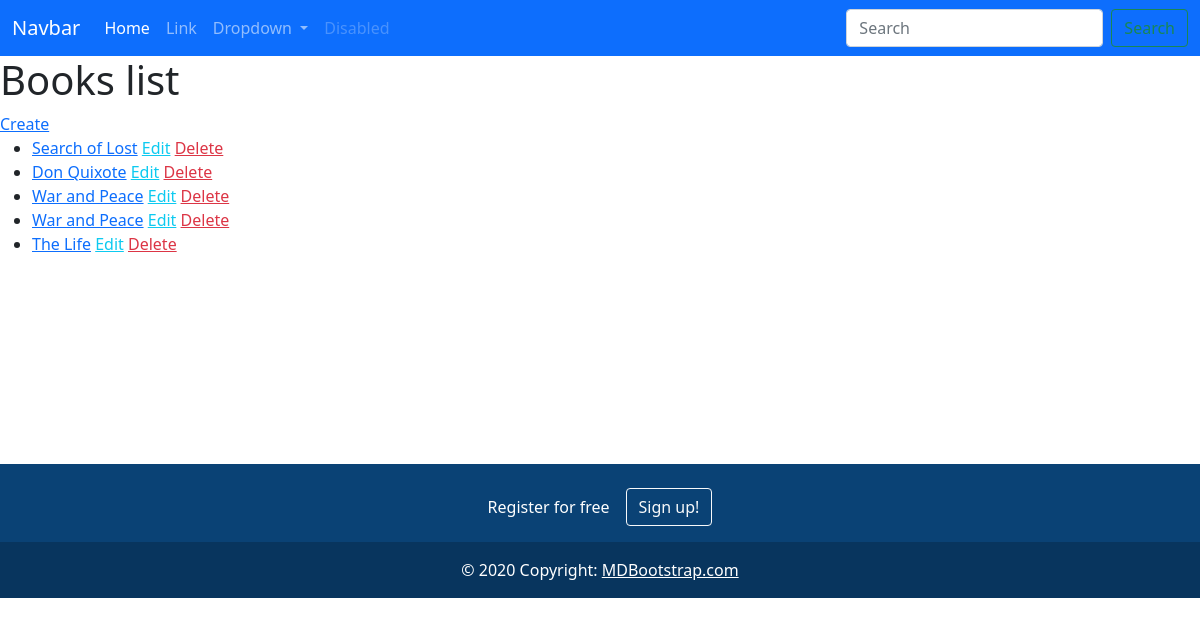
/books/, run on an earlier commit of the app's database.
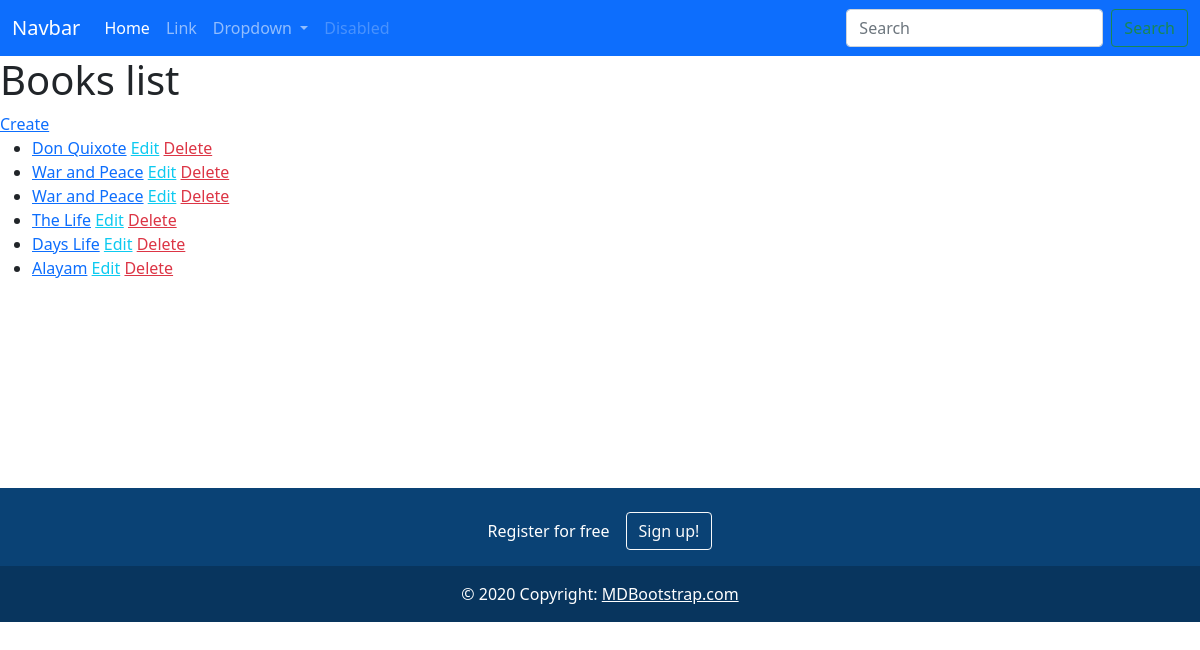
And on a later commit of the database.
### books_list/models.py (models this page shows, shortened)
class Book(models.Model):
    name = models.CharField(max_length=200)
    publish_date =models.DateField()
    add_to_site_at = models.DateTimeField(auto_now_add=True)
    author = models.ForeignKey(Author, on_delete=models.CASCADE)
    price = models.DecimalField(max_digits=10, decimal_places=2)
    appropriate = models.CharField(max_length=200, choices=([('-18', 'Under 18'), ('18-25', '18-25'), ('+25', 'adults')]))
    image = models.ImageField(upload_to='books_list/uploads/covers')

### books_list/views.py (the view)
# urls.py: path('', index, name="index"),
def index(request):
    books = Book.objects.all()
    context = {
        "books": books
    }
    return render(request, 'books_list/index.html', context=context)

### books_list/templates/books_list/index.html (shortened to what this page needs)
{% extends 'books_list/base.html' %}
{% block content %}
    <h1>Books list</h1>
       <a href="{% url 'create_book' %}" class="link-primary">Create</a>
<ul>
    {% for book in books %}
    <li>
        <a href={{book.id}}>{{book.name}}</a>
          <a href="{% url 'edit_book' book.id %}" class="link-info">Edit</a>
        <a href="{% url 'delete_book' book.id %}" class="link-danger">Delete</a>
    </li>
    {% endfor %}
</ul>
{% endblock %}

### books_list/templates/books_list/base.html (shortened to what this page needs)
  {% load static %}
<!DOCTYPE html>
<html lang="en">
<head>
    <link href="https://cdn.jsdelivr.net/npm/bootstrap@5.1.3/dist/css/bootstrap.min.css" rel="stylesheet">
</head>
<body>
<nav class="navbar navbar-expand-lg  navbar-dark bg-primary ">
  <div class="container-fluid">
    <a class="navbar-brand" href="#">Navbar</a>
    <div class="collapse navbar-collapse" id="navbarSupportedContent">
      <ul class="navbar-nav me-auto mb-2 mb-lg-0">
        <li class="nav-item">
          <a class="nav-link active" aria-current="page" href="#">Home</a>
        </li>
        <li class="nav-item">
          <a class="nav-link" href="#">Link</a>
        </li>
        <li class="nav-item dropdown">
          <a class="nav-link dropdown-toggle" href="#" id="navbarDropdown" role="button" data-bs-toggle="dropdown" aria-expanded="false">
            Dropdown
          </a>
        </li>
        <li class="nav-item">
          <a class="nav-link disabled">Disabled</a>
        </li>
      </ul>
      <form class="d-flex">
        <input class="form-control me-2" type="search" placeholder="Search" aria-label="Search">
        <button class="btn btn-outline-success" type="submit">Search</button>
      </form>
    </div>
  </div>
</nav>
{% block content %}
 {% endblock %}
<br>
<br>
<br>
<br>
<br>
 <br>
<br>
<br>
<section class="">
  <footer class="text-center text-white" style="background-color: #0a4275;">
    <div class="container p-4 pb-0">
      <section class="">
        <p class="d-flex justify-content-center align-items-center">
          <span class="me-3">Register for free</span>
          <button type="button" class="btn btn-outline-light btn-rounded">
            Sign up!
          </button>
        </p>
      </section>
    </div>
    <div class="text-center p-3" style="background-color: rgba(0, 0, 0, 0.2);">
      © 2020 Copyright:
      <a class="text-white" href="https://mdbootstrap.com/">MDBootstrap.com</a>
    </div>
  </footer>
</section>
</body>
</html>

What changed in the data, as far as the page shows it:
removed Book: name "Search of Lost"
added Book: name "Days Life"
added Book: name "Alayam"
